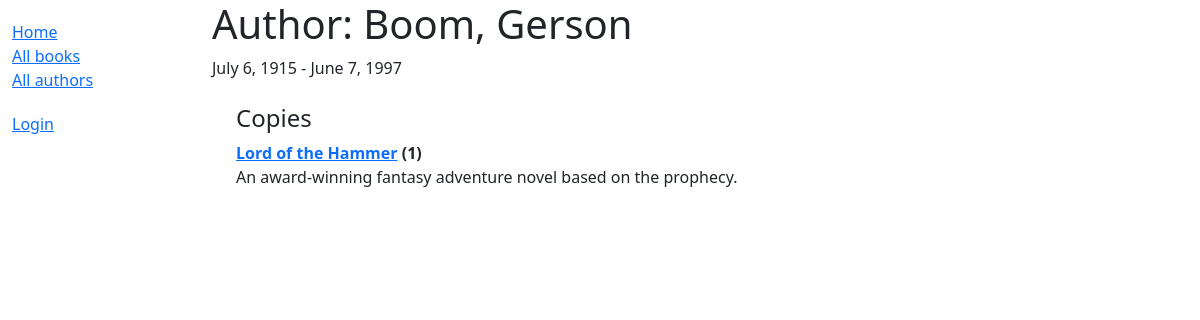
The app's page /catalog/author/1 with its own data.
### catalog/models.py (models this page shows, shortened)
class Author(models.Model):
    first_name = models.CharField(max_length=100)
    last_name = models.CharField(max_length=100)
    date_of_birth = models.DateField(null=True, blank=True)
    date_of_death = models.DateField('Died', null=True, blank=True)
    class Meta:
        ordering = ['last_name', 'first_name']
    def __str__(self):
        return f'{self.last_name}, {self.first_name}'

class Book(models.Model):
    title = models.CharField(max_length=200)
    author = models.ForeignKey('Author', on_delete=models.RESTRICT, null=True)
    summary = models.TextField(
        max_length=1000, help_text='Enter a brief description of the book')
    isbn = models.CharField('ISBN', max_length=13, unique=True, help_text='13 Character <a href="https://www.isbn-international.org/content/what-isbn">ISBN number</a>')
    genre = models.ManyToManyField(
        Genre, help_text="Select a genre for this book")
    class Meta:
        ordering = ['title', 'author']
    def __str__(self):
        return self.title
    def display_genre(self):
        """Create a string for the Genre. This is required to display genre in Admin."""
        return ', '.join(genre.name for genre in self.genre.all()[:3])
    display_genre.short_description = 'Genre'

### catalog/views.py (the view)
# urls.py: path('author/<int:pk>', views.AuthorDetailView.as_view(), name='author-detail'),
class AuthorDetailView(generic.DetailView):
    model = Author

### catalog/templates/catalog/author_detail.html
{% extends "base_generic.html" %}
{% block content %}
  <h1>Author: {{ author }}</h1>
  <p>{{author.date_of_birth}} - {% if author.date_of_death %}{{author.date_of_death}}{% endif %}</p>
  <div class="ms-4 mt-4">
    <h4>Copies</h4>
    <dl>
      {% for book in author.book_set.all %}
        <dt><a href="{% url 'book-detail' book.pk %}">{{book}}</a> ({{ book.bookinstance_set.count }})</dt>
        <dd>{{book.summary}}</dd>
        {% empty %}
        <p>This author has no books.</p>
      {% endfor %}
    </dl>
  </div>
{% endblock %}

### records on screen
Author: date_of_birth "July 6, 1915", date_of_death "June 7, 1997"
Book: title "Lord of the Hammer", bookinstance_set.count "1", summary "An award-winning fantasy adventure novel based on the prophecy."
